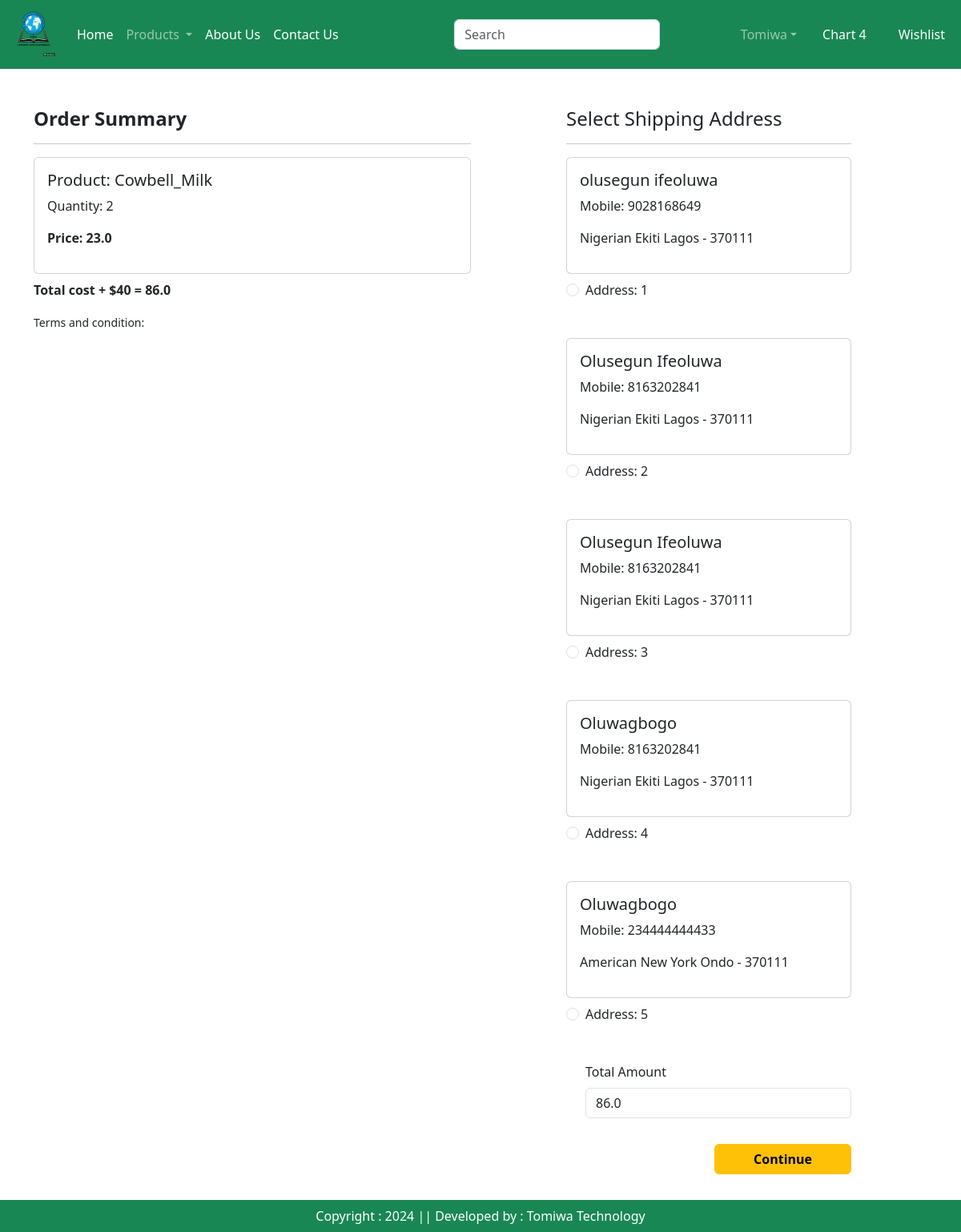
The app's page /checkout/ (signed in) with its own data.
### login/models.py (models this page shows, shortened)
class Cart(models.Model):
    user = models.ForeignKey(User, on_delete=models.CASCADE)
    product = models.ForeignKey(Product, on_delete=models.CASCADE)
    quantity = models.PositiveIntegerField(default=1)

class Product(models.Model):
    title = models.CharField(max_length = 100)
    selling_price = models.FloatField()
    discounted_price = models.FloatField()
    description = models.TextField()
    composition = models.TextField(default="")
    prodapp = models.TextField(default="")
    category = models.CharField(choices=CATEGORY_CHOICES, max_length=2)
    product_image = models.ImageField(upload_to="product")

class Customer(models.Model):
    user = models.ForeignKey(User, on_delete=models.CASCADE)
    name = models.CharField(max_length=200)
    locality = models.CharField(max_length=200)
    city = models.CharField(max_length=20)
    mobile = models.IntegerField(default=0)
    zipcode = models.IntegerField()
    state = models.CharField(choices=STATE_CHOICES, max_length=100)

### login/views.py (the view)
# urls.py: path('checkout/', views.checkout.as_view(), name = 'checkout'),
class checkout(View):
    def get(self, request):
        user = request.user
        add = Customer.objects.filter(user=user)
        cart_item = Cart.objects.filter(user=user)
        famount = 0
        for p in cart_item:
            value = p.quantity * p.product.discounted_price
            famount = famount + value
        totalamount = famount + 40
        return render(request, "app/checkout.html", locals())

### login/templates/app/checkout.html (shortened to what this page needs)
{% extends 'app/base.html' %}
{% load static %}
{% block main-content %}
<div class="container">
    <div class="row mt-5 ">
        <div class="col-sm-6">
            <h4 class="fw-bold">Order Summary</h4>
            <hr>
            {% for item in cart_item %}
            <div class="card mb-2">
                <div class="card-body">
                <h5>Product: {{item.product.title}}</h5>
                <p>Quantity: {{item.quantity}}</p>
                <p class="fw-bold">Price: {{item.product.discounted_price}}</p>
                </div>
            </div>
            {% endfor %}
            <p class="fw-bold">Total cost + $40 = {{totalamount}}</p>
            <small>Terms and condition: </small>
        </div>
        <div class="col-sm-4 offset-sm-1">
            <h4>Select Shipping Address</h4>
            <hr>
            <form method="post" id="myform">
                {% for ad in add %}
                <div class="card">
                    <div class="card-body">
                    <h5>{{ad.name}}</h5>
                    <p>Mobile: {{ad.mobile}}</p>
                    <p>{{ad.locality}} {{ad.city}}  {{ad.state}} - {{ad.zipcode}}</p>
                    </div>
                </div>
                <div class="form-check mt-2 mb-5">
                    <input type="radio" class="form-check-input" name="custid" id="custadd{{forloop.counter}}" value="{{ad.id}}">
                    <label for="custadd{{forloop.counter}}" class="form-check-label">Address: {{forloop.counter}}</label>
                </div>
                {% endfor %}
                <div class="form-check mb-3">
                    <label for="totalamount" class="form-label">Total Amount</label>
                    <input type="number" class="form-control" name="totalamount" value="{{totalamount}}" readonly>
                </div>
                <div class="text-end">
                    <button class="btn btn-warning mt-3 px-5 fw-bold" type="submit">Continue</button>
                    <br><br><br><br>
                </div>
            </form>
        </div>
    </div>
</div>
{% endblock main-content %}

### records on screen
Cart: product "Cowbell_Milk", quantity "2", product.discounted_price "23.0"
Customer: name "olusegun ifeoluwa", mobile "9028168649", locality "Nigerian", city "Ekiti", state "Lagos", zipcode "370111"
Customer: name "Olusegun Ifeoluwa", mobile "8163202841", locality "Nigerian", city "Ekiti", state "Lagos", zipcode "370111"
Customer: name "Olusegun Ifeoluwa", mobile "8163202841", locality "Nigerian", city "Ekiti", state "Lagos", zipcode "370111"
Customer: name "Oluwagbogo", mobile "8163202841", locality "Nigerian", city "Ekiti", state "Lagos", zipcode "370111"
Customer: name "Oluwagbogo", mobile "234444444433", locality "American", city "New York", state "Ondo", zipcode "370111"

### other values on screen
{{ totalamount }} "86.0"
